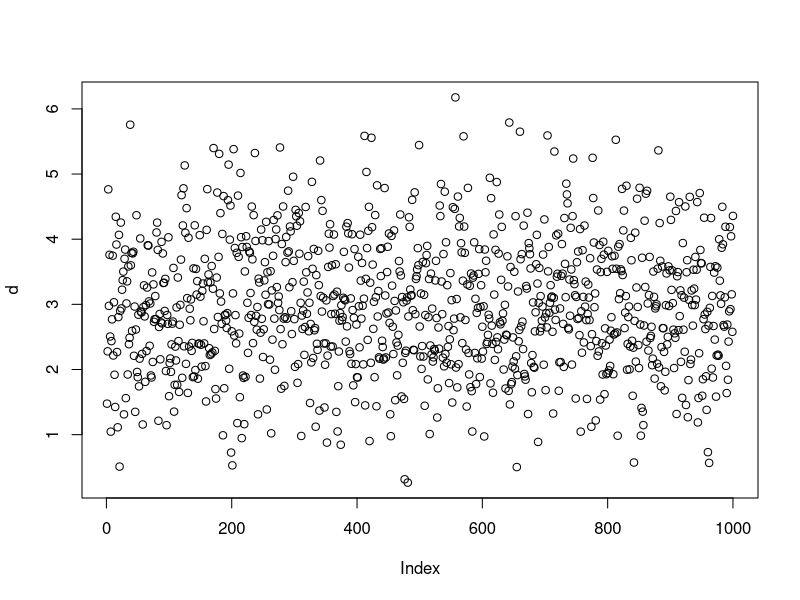
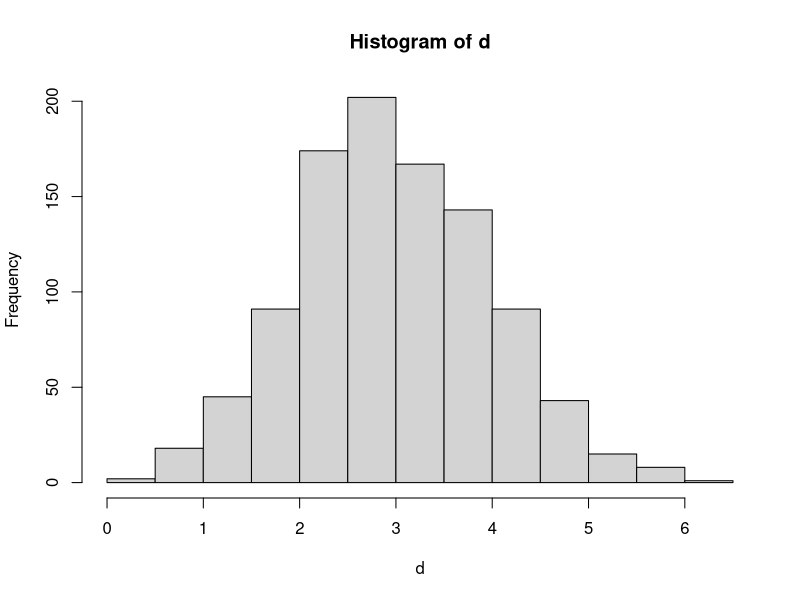
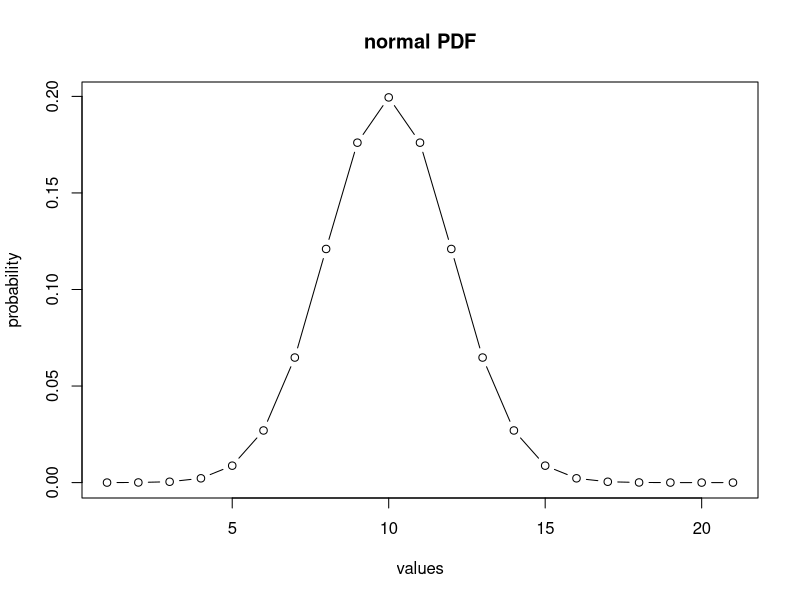
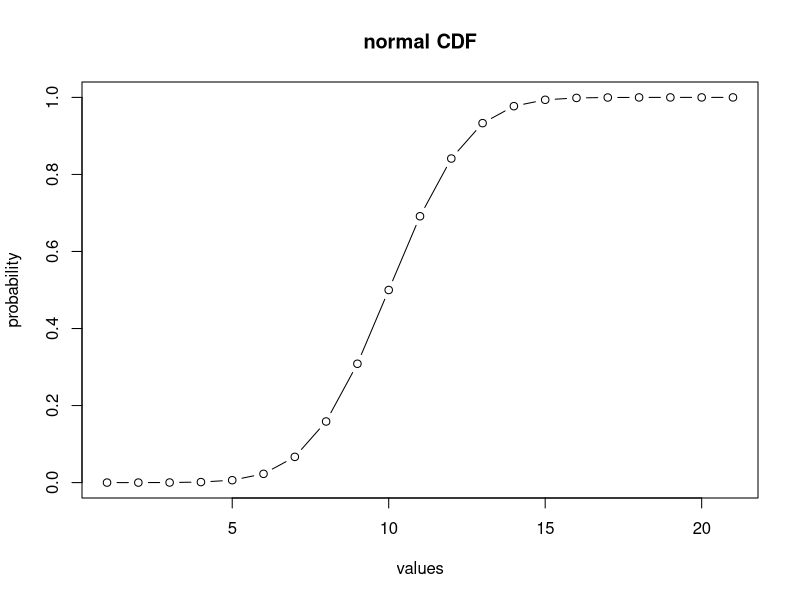
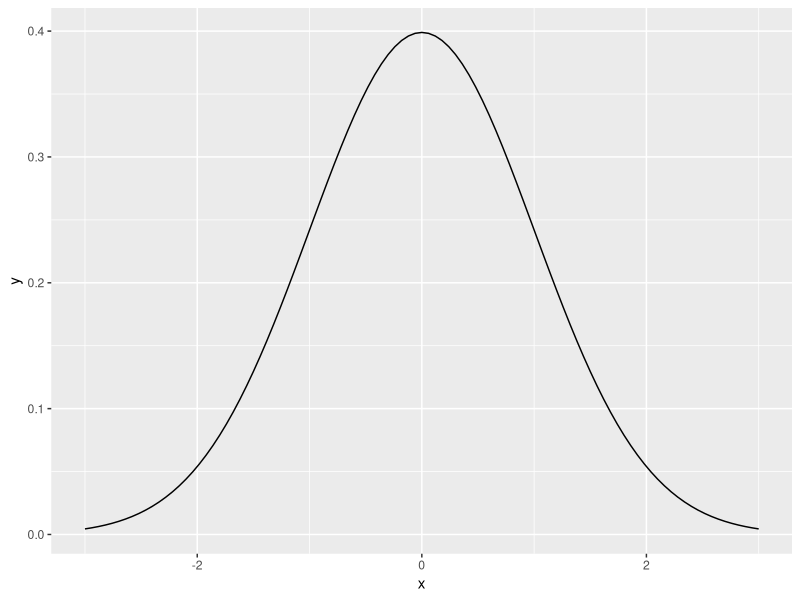
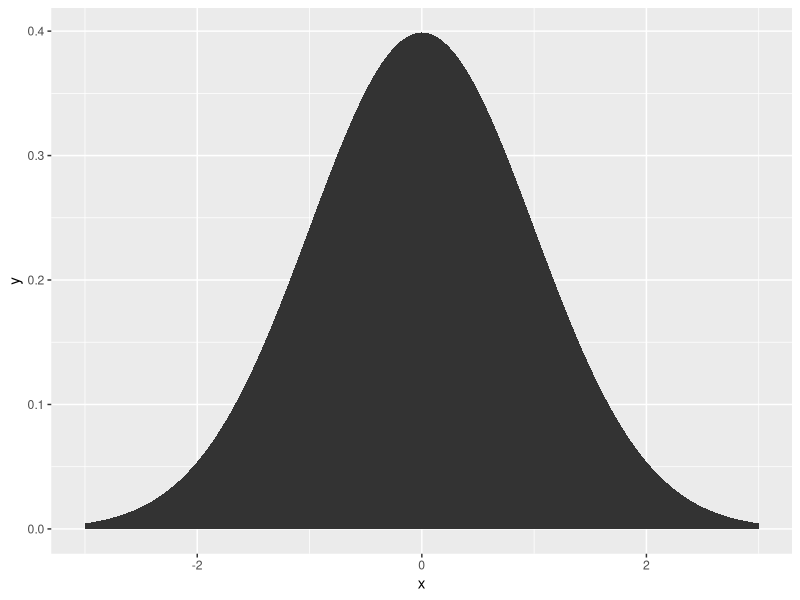
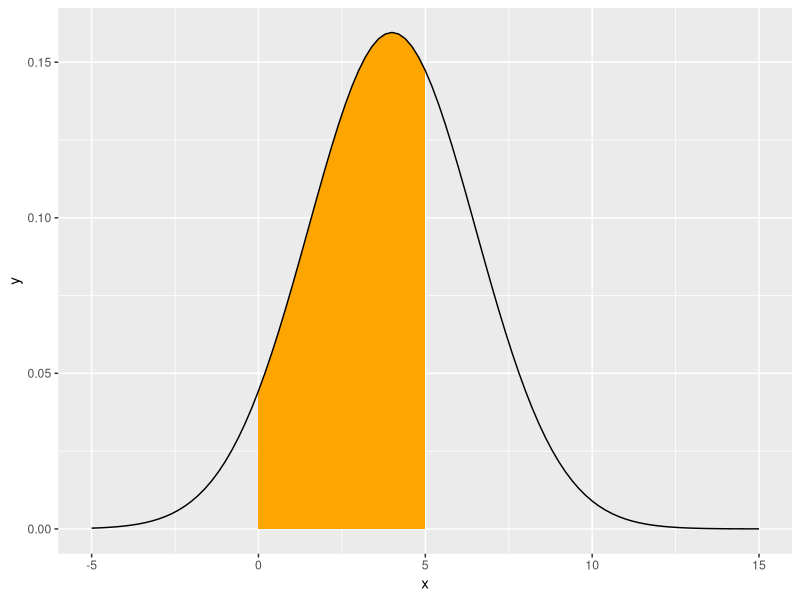

Write R code to recreate these figures, in order.
# Chapter 6 R demo


# normal distribution

# random number generator
rnorm(n=10, mean = 3, sd = 1)

d <- rnorm(n=1000, mean = 3, sd = 1)

plot(d)

hist(d)




# plots

# normal PDF
x <- seq(-5,15, by=1) # make x values
dnorm(x,mean = 4, sd = 2) # generate data
plot(dnorm(x,mean = 4, sd = 2), type="b", main = "normal PDF", xlab ="values", ylab ="probability")



# normal CDF - for comparison
x <- seq(-5,15, by=1) # make x values
pnorm(x,mean = 4, sd = 2) # generate data
plot(pnorm(x,mean = 4, sd = 2), type="b", main = "normal CDF", xlab ="values", ylab ="probability")


# Example 6.8
# The final exam scores in a statistics class were normally distributed with a mean of 63 and a standard deviation of five.

# a. Find the probability that a randomly selected student scored more than 65 on the exam.
pnorm(q=65, mean=63, sd=5, lower.tail = FALSE)
# 0.3446



# b. Find the probability that a randomly selected student scored less than 85.
pnorm(q=85, mean=63, sd=5)
# 0.9999946
# rounds to 1


# c. Find the 90th percentile (that is, find the score k that has 90% of the scores below k and 10% of the scores above k).
qnorm(p=.90, mean=63, sd=5)
# 69.40776






# Example 6.9
# A personal computer is used for office work at home, research, communication, personal finances, education, entertainment, social networking, and a myriad of other things. Suppose that the average number of hours a household personal computer is used for entertainment is two hours per day. Assume the times for entertainment are normally distributed and the standard deviation for the times is half an hour.

# a. Find the probability that a household personal computer is used for entertainment between 1.8 and 2.75 hours per day.

#
pnorm(q=1.8, mean=2, sd=0.5) # lower portion
pnorm(q=2.75, mean=2, sd=0.5) # upper portion

# subtract lower from upper to get middle portion
pnorm(q=2.75, mean=2, sd=0.5) - pnorm(q=1.8, mean=2, sd=0.5)

# 0.5886145





# Let's make some sweet plots!
# We will use the ggplot2 libary
# If you can master this, it's useful because you can check your intuitions graphically.

# First, install the ggplot2 library
install.packages("ggplot2")

# First, load the ggplot2 library
library(ggplot2)

# plot a function. How about the normal?
ggplot( data.frame(x=c(-3, 3)), aes(x=x) ) +
	stat_function(fun = dnorm, geom = "line")
# each of these pieces has special meaning in ggplot2 land.
# "fun" means function, "geom" = geometry
# and YOU ALREADY KNOW what "dnorm" means.
# If you want to get sick plotting skills, that R course "Data visualization with ggplot2" it will explain everything.



# plot the area under the normal
ggplot( data.frame(x=c(-3, 3)), aes(x=x) ) +
	stat_function(fun = dnorm, geom = "area")
# Only difference is "area" instead of "line"


# Put them together:
# set the parameters of the normal with "args"
# and add a filled area between 0 and 5
ggplot( data.frame(x=c(-3,3)), aes(x) ) +
	stat_function(
		fun = dnorm,
		args = list(mean = 4, sd = 2.5),
		xlim = c(0, 5),
		geom = "area",
		fill = "orange") +
	stat_function(
		fun = dnorm,
		args = list(mean = 4, sd = 2.5),
		geom = "line" ) +
	xlim(-5,15)

# TRY IT!
# - see if you can modify the code to fill in different areas
# - see if you can change the parameters of the normal function





